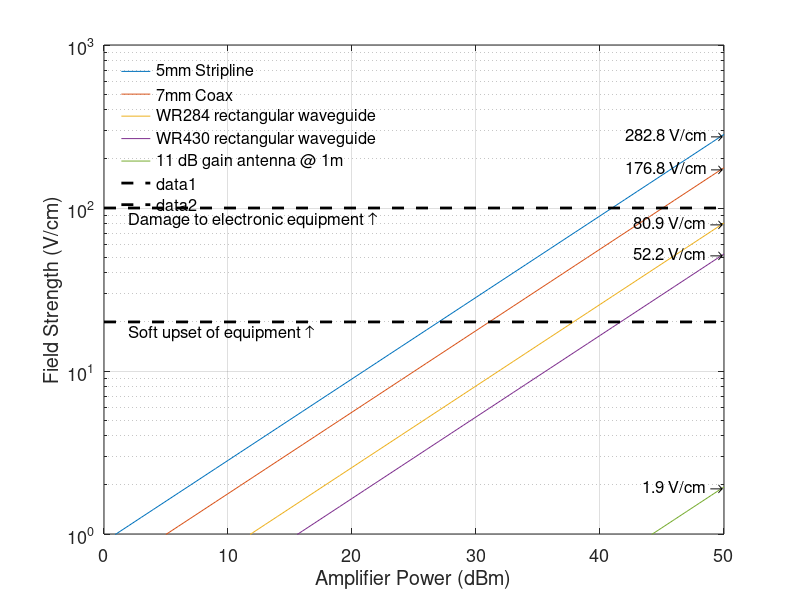

Write MATLAB code to recreate this figure.
powerdBm = 0:50;
powerWatts = 10.^(powerdBm/10 - 3);
voltage = sqrt(50*powerWatts);
device1 = voltage/0.25; % 0.25 centimeter gap for stripline
device2 = voltage/0.4; % 0.4 centimeter gap for coax airline
device3 = sqrt(4*401.5*powerWatts/(7.21*3.4)); %WR284 equation in notebook
device4 = sqrt(4*401.5*powerWatts/(10.9*5.4)); %WR430
device5 = sqrt(30*powerWatts*10^1.1)/100; % 11 dB gain antenna at 1 meter
%https://www.semtech.com/images/promo/Semtech_ACS_Rad_Pwr_Field_Strength.pdf 
semilogy(powerdBm,device1,powerdBm,device2,powerdBm,device3,powerdBm,device4,powerdBm,device5)
legend('5mm Stripline','7mm Coax', 'WR284 rectangular waveguide', 'WR430 rectangular waveguide','11 dB gain antenna @ 1m','Location','NorthWest')
hold on
%plot([50 50],[1 1e4],'k','LineWidth',2)
plot([0 50],[1e2 1e2],'k--','LineWidth',2)
plot([0 50],[20 20],'k--','LineWidth',2)
hold off
xlabel('Amplifier Power (dBm)')
ylabel('Field Strength (V/cm)')
grid on
text(50,device1(51),sprintf('%0.1f V/cm \\rightarrow',device1(51)),'HorizontalAlignment','right','FontSize',12);
text(50,device2(51),sprintf('%0.1f V/cm \\rightarrow',device2(51)),'HorizontalAlignment','right','FontSize',12);
text(50,device3(51),sprintf('%0.1f V/cm \\rightarrow',device3(51)),'HorizontalAlignment','right','FontSize',12);
text(50,device4(51),sprintf('%0.1f V/cm \\rightarrow',device4(51)),'HorizontalAlignment','right','FontSize',12);
text(50,device5(51),sprintf('%0.1f V/cm \\rightarrow',device5(51)),'HorizontalAlignment','right','FontSize',12);
text(2,85,'Damage to electronic equipment \uparrow','HorizontalAlignment','left','FontSize',12);
text(2,17,'Soft upset of equipment \uparrow','HorizontalAlignment','left','FontSize',12);
%text(50,10,'Maximum output of amplifier \rightarrow','HorizontalAlignment','right','FontSize',12);
set(gca,'FontSize',13)
ylim([1 1e3])
legend('boxoff')